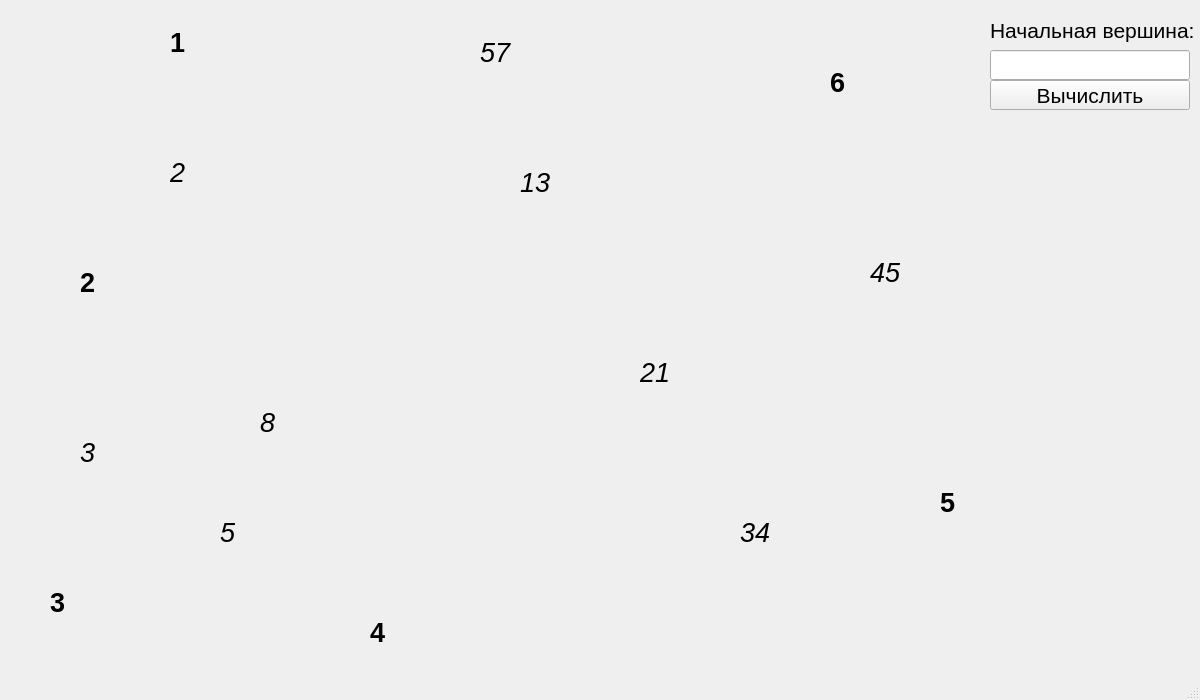
<?xml version="1.0" encoding="UTF-8"?>
<ui version="4.0">
 <class>Graf</class>
 <widget class="QMainWindow" name="Graf">
  <property name="geometry">
   <rect>
    <x>0</x>
    <y>0</y>
    <width>1200</width>
    <height>700</height>
   </rect>
  </property>
  <property name="minimumSize">
   <size>
    <width>1200</width>
    <height>700</height>
   </size>
  </property>
  <property name="windowTitle">
   <string>Graf</string>
  </property>
  <widget class="QWidget" name="centralwidget">
   <widget class="QLabel" name="label">
    <property name="geometry">
     <rect>
      <x>990</x>
      <y>10</y>
      <width>210</width>
      <height>40</height>
     </rect>
    </property>
    <property name="minimumSize">
     <size>
      <width>200</width>
      <height>40</height>
     </size>
    </property>
    <property name="font">
     <font>
      <pointsize>16</pointsize>
     </font>
    </property>
    <property name="text">
     <string>Начальная вершина:</string>
    </property>
   </widget>
   <widget class="QLineEdit" name="line">
    <property name="geometry">
     <rect>
      <x>990</x>
      <y>50</y>
      <width>200</width>
      <height>30</height>
     </rect>
    </property>
    <property name="minimumSize">
     <size>
      <width>200</width>
      <height>30</height>
     </size>
    </property>
    <property name="font">
     <font>
      <pointsize>12</pointsize>
     </font>
    </property>
   </widget>
   <widget class="QPushButton" name="button">
    <property name="geometry">
     <rect>
      <x>990</x>
      <y>80</y>
      <width>200</width>
      <height>30</height>
     </rect>
    </property>
    <property name="minimumSize">
     <size>
      <width>200</width>
      <height>30</height>
     </size>
    </property>
    <property name="font">
     <font>
      <pointsize>16</pointsize>
     </font>
    </property>
    <property name="text">
     <string>Вычислить</string>
    </property>
   </widget>
   <widget class="QLabel" name="u">
    <property name="geometry">
     <rect>
      <x>230</x>
      <y>40</y>
      <width>47</width>
      <height>20</height>
     </rect>
    </property>
    <property name="minimumSize">
     <size>
      <width>20</width>
      <height>20</height>
     </size>
    </property>
    <property name="font">
     <font>
      <pointsize>16</pointsize>
     </font>
    </property>
    <property name="text">
     <string/>
    </property>
   </widget>
   <widget class="QLabel" name="u_2">
    <property name="geometry">
     <rect>
      <x>80</x>
      <y>330</y>
      <width>47</width>
      <height>20</height>
     </rect>
    </property>
    <property name="minimumSize">
     <size>
      <width>20</width>
      <height>20</height>
     </size>
    </property>
    <property name="font">
     <font>
      <pointsize>16</pointsize>
     </font>
    </property>
    <property name="text">
     <string/>
    </property>
   </widget>
   <widget class="QLabel" name="u_3">
    <property name="geometry">
     <rect>
      <x>60</x>
      <y>530</y>
      <width>47</width>
      <height>20</height>
     </rect>
    </property>
    <property name="minimumSize">
     <size>
      <width>20</width>
      <height>20</height>
     </size>
    </property>
    <property name="font">
     <font>
      <pointsize>16</pointsize>
     </font>
    </property>
    <property name="text">
     <string/>
    </property>
   </widget>
   <widget class="QLabel" name="u_4">
    <property name="geometry">
     <rect>
      <x>430</x>
      <y>630</y>
      <width>47</width>
      <height>20</height>
     </rect>
    </property>
    <property name="minimumSize">
     <size>
      <width>20</width>
      <height>20</height>
     </size>
    </property>
    <property name="font">
     <font>
      <pointsize>16</pointsize>
     </font>
    </property>
    <property name="text">
     <string/>
    </property>
   </widget>
   <widget class="QLabel" name="u_5">
    <property name="geometry">
     <rect>
      <x>930</x>
      <y>430</y>
      <width>47</width>
      <height>20</height>
     </rect>
    </property>
    <property name="minimumSize">
     <size>
      <width>20</width>
      <height>20</height>
     </size>
    </property>
    <property name="font">
     <font>
      <pointsize>16</pointsize>
     </font>
    </property>
    <property name="text">
     <string/>
    </property>
   </widget>
   <widget class="QLabel" name="u_6">
    <property name="geometry">
     <rect>
      <x>830</x>
      <y>130</y>
      <width>47</width>
      <height>20</height>
     </rect>
    </property>
    <property name="minimumSize">
     <size>
      <width>20</width>
      <height>20</height>
     </size>
    </property>
    <property name="font">
     <font>
      <pointsize>16</pointsize>
     </font>
    </property>
    <property name="text">
     <string/>
    </property>
   </widget>
   <widget class="QLabel" name="ilabel">
    <property name="geometry">
     <rect>
      <x>480</x>
      <y>40</y>
      <width>47</width>
      <height>25</height>
     </rect>
    </property>
    <property name="minimumSize">
     <size>
      <width>20</width>
      <height>25</height>
     </size>
    </property>
    <property name="font">
     <font>
      <pointsize>20</pointsize>
      <italic>true</italic>
     </font>
    </property>
    <property name="text">
     <string>57</string>
    </property>
   </widget>
   <widget class="QLabel" name="ilabel_2">
    <property name="geometry">
     <rect>
      <x>870</x>
      <y>260</y>
      <width>47</width>
      <height>25</height>
     </rect>
    </property>
    <property name="minimumSize">
     <size>
      <width>20</width>
      <height>25</height>
     </size>
    </property>
    <property name="font">
     <font>
      <pointsize>20</pointsize>
      <italic>true</italic>
     </font>
    </property>
    <property name="text">
     <string>45</string>
    </property>
   </widget>
   <widget class="QLabel" name="ilabel_3">
    <property name="geometry">
     <rect>
      <x>740</x>
      <y>520</y>
      <width>47</width>
      <height>25</height>
     </rect>
    </property>
    <property name="minimumSize">
     <size>
      <width>20</width>
      <height>25</height>
     </size>
    </property>
    <property name="font">
     <font>
      <pointsize>20</pointsize>
      <italic>true</italic>
     </font>
    </property>
    <property name="text">
     <string>34</string>
    </property>
   </widget>
   <widget class="QLabel" name="ilabel_4">
    <property name="geometry">
     <rect>
      <x>640</x>
      <y>360</y>
      <width>47</width>
      <height>25</height>
     </rect>
    </property>
    <property name="minimumSize">
     <size>
      <width>20</width>
      <height>25</height>
     </size>
    </property>
    <property name="font">
     <font>
      <pointsize>20</pointsize>
      <italic>true</italic>
     </font>
    </property>
    <property name="text">
     <string>21</string>
    </property>
   </widget>
   <widget class="QLabel" name="ilabel_5">
    <property name="geometry">
     <rect>
      <x>520</x>
      <y>170</y>
      <width>47</width>
      <height>25</height>
     </rect>
    </property>
    <property name="minimumSize">
     <size>
      <width>20</width>
      <height>25</height>
     </size>
    </property>
    <property name="font">
     <font>
      <pointsize>20</pointsize>
      <italic>true</italic>
     </font>
    </property>
    <property name="text">
     <string>13</string>
    </property>
   </widget>
   <widget class="QLabel" name="ilabel_6">
    <property name="geometry">
     <rect>
      <x>170</x>
      <y>160</y>
      <width>47</width>
      <height>25</height>
     </rect>
    </property>
    <property name="minimumSize">
     <size>
      <width>20</width>
      <height>25</height>
     </size>
    </property>
    <property name="font">
     <font>
      <pointsize>20</pointsize>
      <italic>true</italic>
     </font>
    </property>
    <property name="text">
     <string>2</string>
    </property>
   </widget>
   <widget class="QLabel" name="ilabel_7">
    <property name="geometry">
     <rect>
      <x>260</x>
      <y>410</y>
      <width>47</width>
      <height>25</height>
     </rect>
    </property>
    <property name="minimumSize">
     <size>
      <width>20</width>
      <height>25</height>
     </size>
    </property>
    <property name="font">
     <font>
      <pointsize>20</pointsize>
      <italic>true</italic>
     </font>
    </property>
    <property name="text">
     <string>8</string>
    </property>
   </widget>
   <widget class="QLabel" name="ilabel_8">
    <property name="geometry">
     <rect>
      <x>80</x>
      <y>440</y>
      <width>47</width>
      <height>25</height>
     </rect>
    </property>
    <property name="minimumSize">
     <size>
      <width>20</width>
      <height>25</height>
     </size>
    </property>
    <property name="font">
     <font>
      <pointsize>20</pointsize>
      <italic>true</italic>
     </font>
    </property>
    <property name="text">
     <string>3</string>
    </property>
   </widget>
   <widget class="QLabel" name="ilabel_9">
    <property name="geometry">
     <rect>
      <x>220</x>
      <y>520</y>
      <width>47</width>
      <height>25</height>
     </rect>
    </property>
    <property name="minimumSize">
     <size>
      <width>20</width>
      <height>25</height>
     </size>
    </property>
    <property name="font">
     <font>
      <pointsize>20</pointsize>
      <italic>true</italic>
     </font>
    </property>
    <property name="text">
     <string>5</string>
    </property>
   </widget>
   <widget class="QLabel" name="nlabel">
    <property name="geometry">
     <rect>
      <x>170</x>
      <y>30</y>
      <width>47</width>
      <height>25</height>
     </rect>
    </property>
    <property name="minimumSize">
     <size>
      <width>20</width>
      <height>25</height>
     </size>
    </property>
    <property name="font">
     <font>
      <pointsize>20</pointsize>
      <weight>75</weight>
      <bold>true</bold>
     </font>
    </property>
    <property name="text">
     <string>1</string>
    </property>
   </widget>
   <widget class="QLabel" name="nlabel_2">
    <property name="geometry">
     <rect>
      <x>80</x>
      <y>270</y>
      <width>47</width>
      <height>25</height>
     </rect>
    </property>
    <property name="minimumSize">
     <size>
      <width>20</width>
      <height>25</height>
     </size>
    </property>
    <property name="font">
     <font>
      <pointsize>20</pointsize>
      <weight>75</weight>
      <bold>true</bold>
     </font>
    </property>
    <property name="text">
     <string>2</string>
    </property>
   </widget>
   <widget class="QLabel" name="nlabel_3">
    <property name="geometry">
     <rect>
      <x>370</x>
      <y>620</y>
      <width>47</width>
      <height>25</height>
     </rect>
    </property>
    <property name="minimumSize">
     <size>
      <width>20</width>
      <height>25</height>
     </size>
    </property>
    <property name="font">
     <font>
      <pointsize>20</pointsize>
      <weight>75</weight>
      <bold>true</bold>
     </font>
    </property>
    <property name="text">
     <string>4</string>
    </property>
   </widget>
   <widget class="QLabel" name="nlabel_4">
    <property name="geometry">
     <rect>
      <x>940</x>
      <y>490</y>
      <width>47</width>
      <height>25</height>
     </rect>
    </property>
    <property name="minimumSize">
     <size>
      <width>20</width>
      <height>25</height>
     </size>
    </property>
    <property name="font">
     <font>
      <pointsize>20</pointsize>
      <weight>75</weight>
      <bold>true</bold>
     </font>
    </property>
    <property name="text">
     <string>5</string>
    </property>
   </widget>
   <widget class="QLabel" name="nlabel_5">
    <property name="geometry">
     <rect>
      <x>830</x>
      <y>70</y>
      <width>47</width>
      <height>25</height>
     </rect>
    </property>
    <property name="minimumSize">
     <size>
      <width>20</width>
      <height>25</height>
     </size>
    </property>
    <property name="font">
     <font>
      <pointsize>20</pointsize>
      <weight>75</weight>
      <bold>true</bold>
     </font>
    </property>
    <property name="text">
     <string>6</string>
    </property>
   </widget>
   <widget class="QLabel" name="nlabel_7">
    <property name="geometry">
     <rect>
      <x>50</x>
      <y>590</y>
      <width>47</width>
      <height>25</height>
     </rect>
    </property>
    <property name="minimumSize">
     <size>
      <width>20</width>
      <height>25</height>
     </size>
    </property>
    <property name="font">
     <font>
      <pointsize>20</pointsize>
      <weight>75</weight>
      <bold>true</bold>
     </font>
    </property>
    <property name="text">
     <string>3</string>
    </property>
   </widget>
  </widget>
  <widget class="QMenuBar" name="menubar">
   <property name="geometry">
    <rect>
     <x>0</x>
     <y>0</y>
     <width>1200</width>
     <height>21</height>
    </rect>
   </property>
  </widget>
  <widget class="QStatusBar" name="statusbar"/>
 </widget>
 <resources/>
 <connections/>
</ui>
